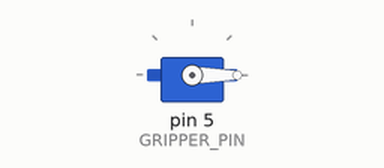
Simulated run of this sketch. Board: Arduino Nano, built with avr-gcc and run on an emulated ATmega328P. On the bench: servo.

Above: at 0.05 s.
At 6.0 s:
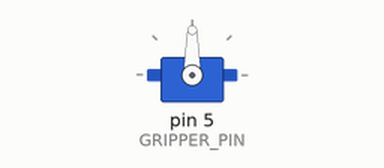
Timing chart, 0 to 7.8 s (numbered marks = the images above):
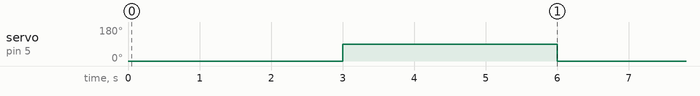

Measured:
- by itself, servo on pin 5 (GRIPPER_PIN): alternates 90° for 3.0 s and 0° for 3.0 s

The sketch:

TRyGripper1.ino
```cpp
#include <Servo.h>

Servo gripper;

#define GRIPPER_PIN 5   // gunakan pin PWM Nano (3,5,6,9,10,11)

 //Derajat posisi gripper
#define GRIPPER_BUKA   90   // sesuaikan derajat buka
#define GRIPPER_TUTUP   0   // sesuaikan derajat tutup

void setup() {
gripper.attach(GRIPPER_PIN);
gripper.write(GRIPPER_BUKA);  // posisi awal buka
}

void loop() {
 //Tutup gripper
gripper.write(GRIPPER_TUTUP);
delay(3000);  // tunggu 3 detik

 //Buka gripper
gripper.write(GRIPPER_BUKA);
 delay(3000);  // tunggu 3 detik
}

//#include <Servo.h>

//Servo lengan;

//#define LENGAN_PIN 3  // gunakan pin PWM Nano (3,5,6,9,10,11)

// Derajat posisi lengan
//#define LENGAN_BAWAH  45   // sesuaikan untuk posisi bawah
//#define LENGAN_ATAS  150   // sesuaikan untuk posisi atas

//void setup() {
  //lengan.attach(LENGAN_PIN);
  //lengan.write(LENGAN_BAWAH);  // posisi awal di bawah
//}

//void loop() {
  // Naikkan lengan
  //lengan.write(LENGAN_ATAS);
  //delay(3000);  // tahan 3 detik

  // Turunkan lengan
  //lengan.write(LENGAN_BAWAH);
  //delay(3000);  // tahan 3 detik
//}
```
